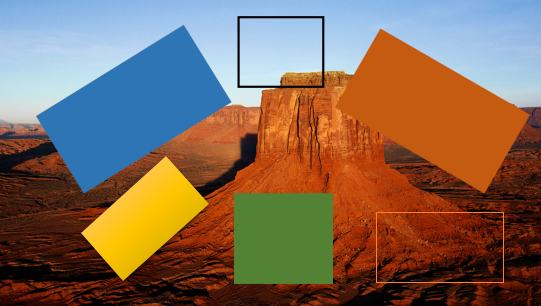
#> input picture Target14.bmp, 541 x 306 px, found by its file name
$ python test8.py   (Python 2 division)
#> lines starting #> are read from the running program, lines starting #| are printed output that depends on the picture; long printed decimals are rounded
# encoding: utf-8
import cv2
import numpy as np

img = cv2.imread("Target14.bmp", 0)
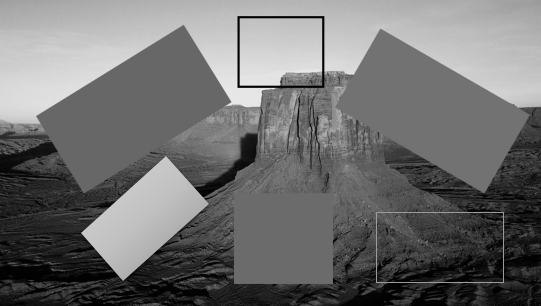
#> img: shape (306, 541); min 0, max 236, mean 110.9

img = cv2.GaussianBlur(img,(3,3),0)
edges = cv2.Canny(img, 50, 150, apertureSize = 3)
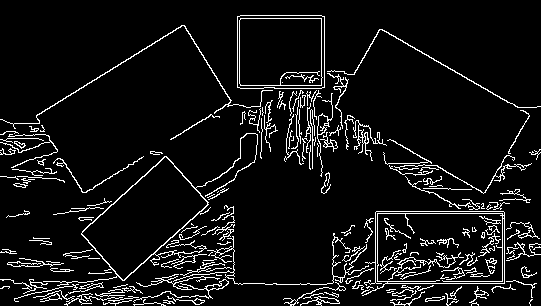
#> edges: shape (306, 541); 7.6% white in thin lines or dots

#(函数参数3和参数4) 通过步长为1的半径和步长为π/180的角来搜索所有可能的直线
#118 --是经过某一点曲线的数量的阈值
lines = cv2.HoughLines(edges,1,np.pi/180,118)  #这里对最后一个参数使用了经验型的值
#> lines = 27 rows, first 8: [283, 1.57], [281, 1.57], [289, 1.55], [213, 1.57], [211, 1.57], [-166, 2.09], [117, 1.01], [298, 1.52]
result = img.copy()
for line in lines[0]:
    rho = line[0] #第一个元素是距离rho
    theta= line[1] #第二个元素是角度theta
    print rho
    print theta
    if  (theta < (np.pi/4. )) or (theta > (3.*np.pi/4.0)): #垂直直线
                #该直线与第一行的交点
        pt1 = (int(rho/np.cos(theta)),0)
        #该直线与最后一行的焦点
        pt2 = (int((rho-result.shape[0]*np.sin(theta))/np.cos(theta)),result.shape[0])
        #绘制一条白线
        cv2.line( result, pt1, pt2, (255))
    else: #水平直线
        # 该直线与第一列的交点
        pt1 = (0,int(rho/np.sin(theta)))
        #该直线与最后一列的交点
        pt2 = (result.shape[1], int((rho-result.shape[1]*np.cos(theta))/np.sin(theta)))
        #绘制一条直线
        cv2.line(result, pt1, pt2, (255), 1)
#> this loop made 1 pass
#> (rho, theta, pt1, pt2) on pass 1: (283, 1.57, (0, 283), (541, 283))
#| 283.0
#| 1.571
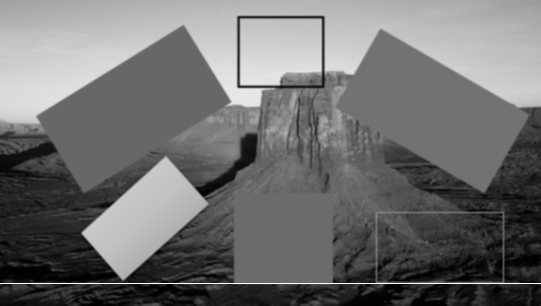
#> result: shape (306, 541); min 0, max 255, mean 111.6

cv2.imshow('Canny', edges )
cv2.imshow('Result', result)
cv2.waitKey(0)
cv2.destroyAllWindows()

$ run again, with Target1.bmp copied over Target14.bmp
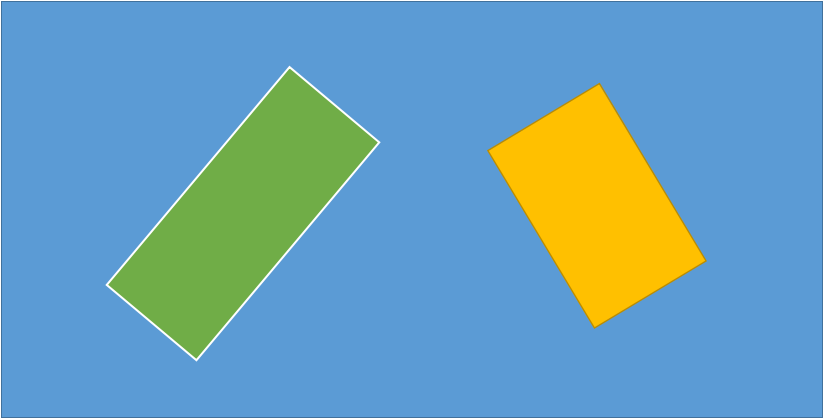
#> input picture Target1.bmp, 823 x 419 px, found by its file name
#> `edges = cv2.Canny(img, 50, 150, apertureSize = 3)`:
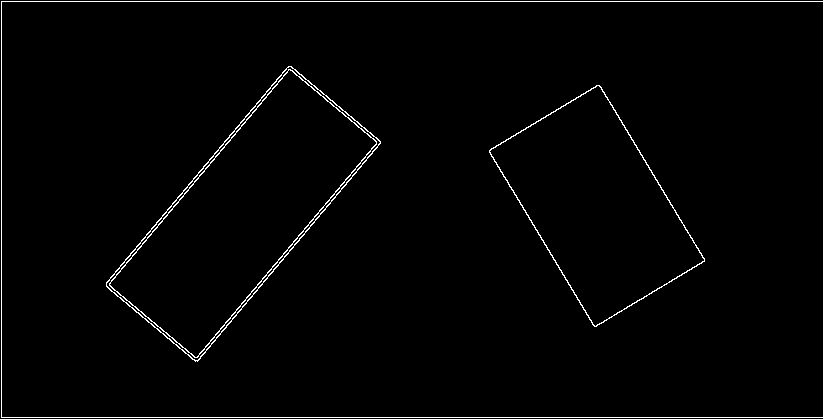
#> edges: shape (419, 823); 1.5% white in thin lines or dots
#> lines = 17 rows, first 8: [1, 1.57], [417, 1.57], [1, 0], [263, 0.698], [380, 0.698], [383, 0.698], [-470, 2.6], [266, 0.698]
#> the loop `for line in lines[0]:` made 1 pass
#> (rho, theta, pt1, pt2) on pass 1: (1, 1.57, (0, 1), (823, 1))
#> (printed output is left out)
#> after the loop `for line in lines[0]:`:
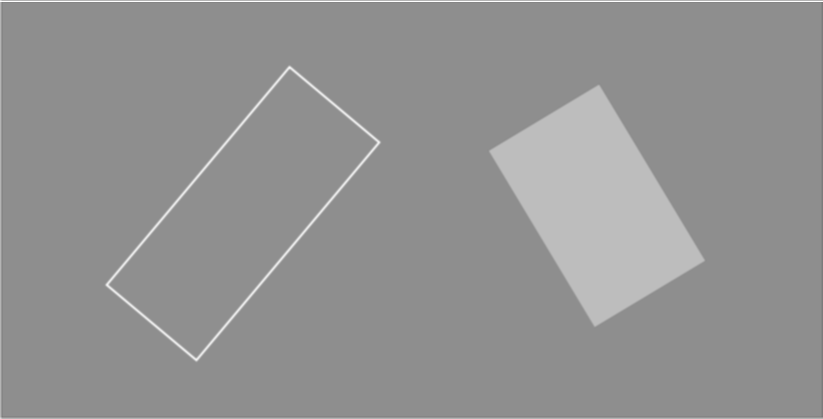
#> result: shape (419, 823); min 118, max 255, mean 146.7

$ run again, with Target12.bmp copied over Target14.bmp
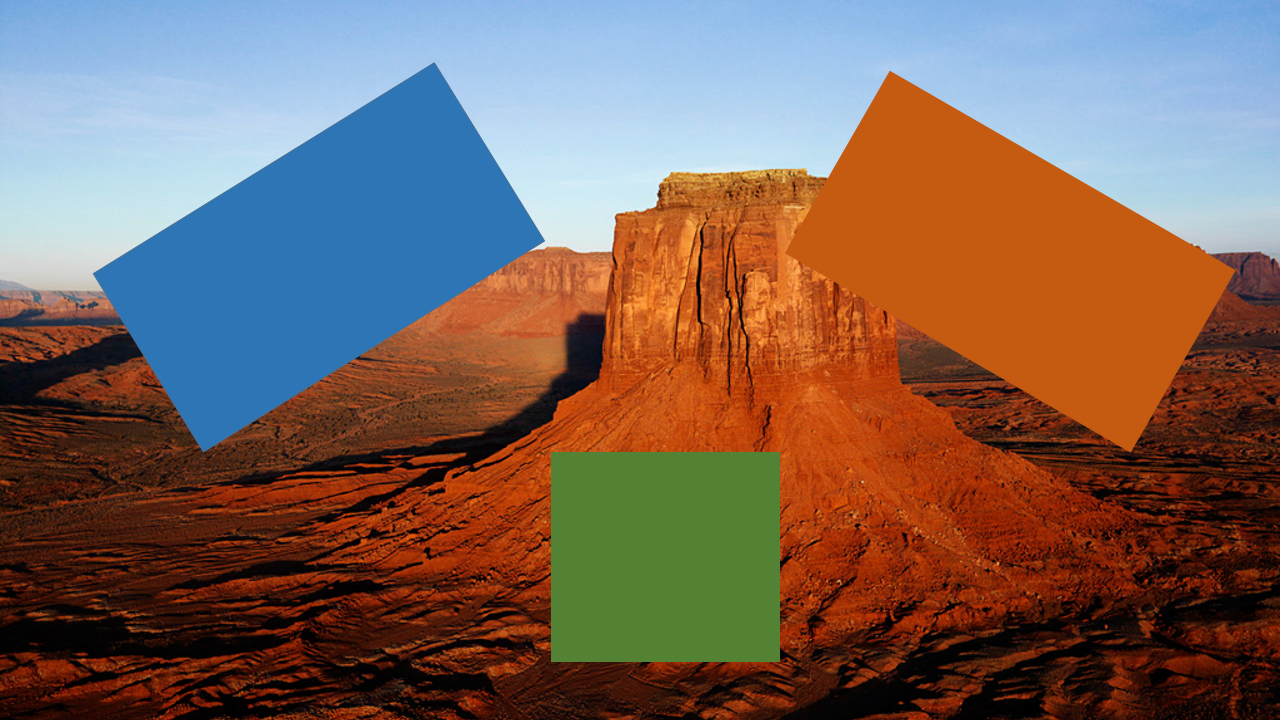
#> input picture Target12.bmp, 1280 x 720 px, found by its file name
#> `edges = cv2.Canny(img, 50, 150, apertureSize = 3)`:
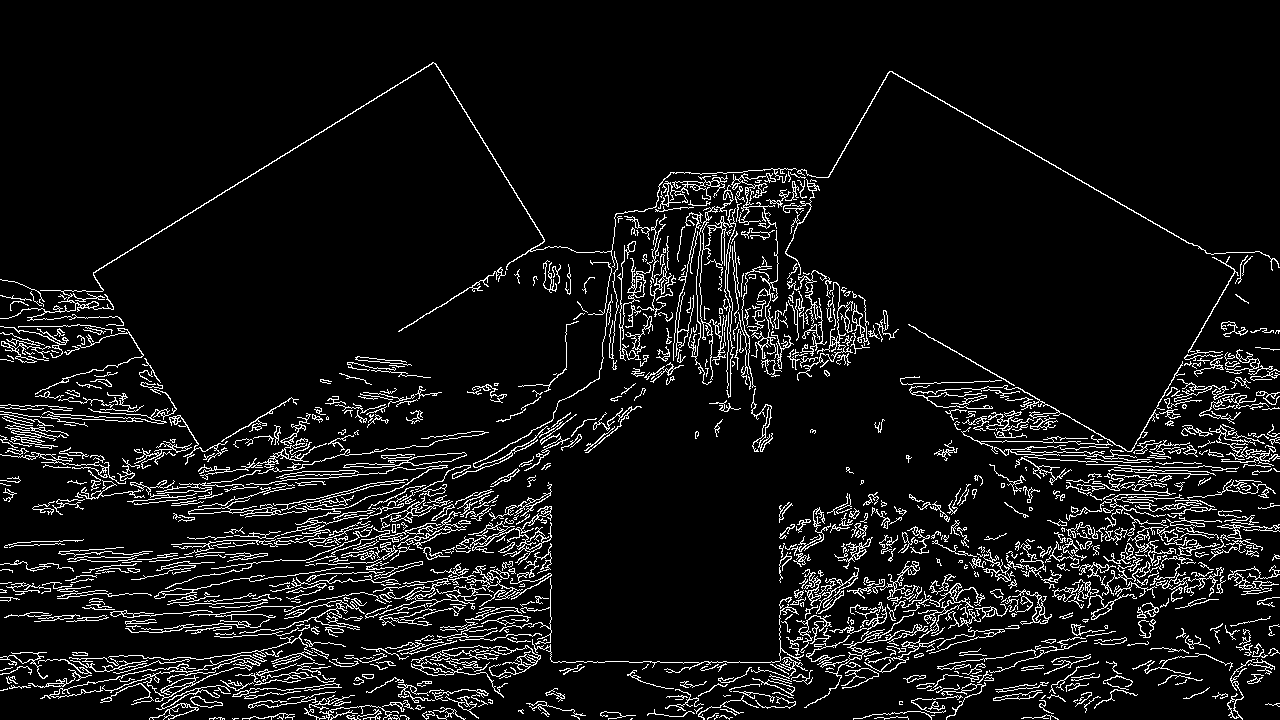
#> edges: shape (720, 1280); 7.8% white in thin lines or dots
#> the loop `for line in lines[0]:` made 1 pass
#> (rho, theta, pt1, pt2) on pass 1: (662, 1.57, (0, 662), (1280, 662))
#> (printed output is left out)
#> after the loop `for line in lines[0]:`:
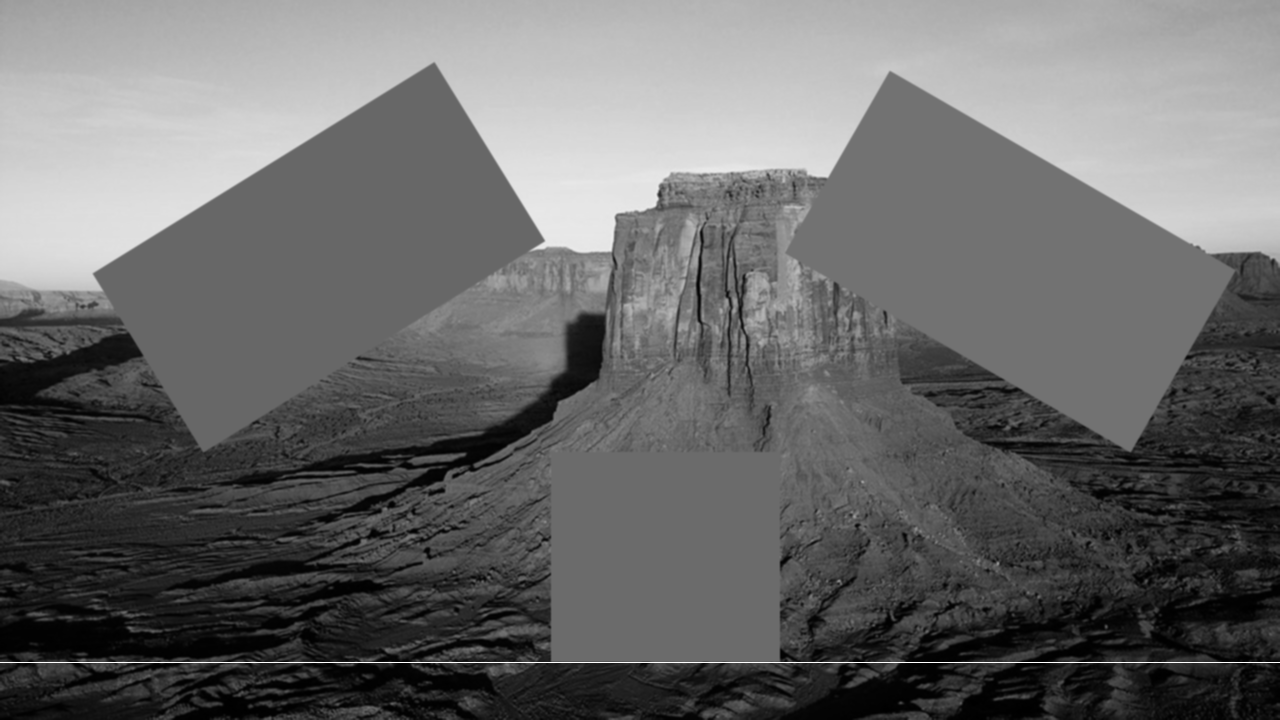
#> result: shape (720, 1280); min 0, max 255, mean 105.3
